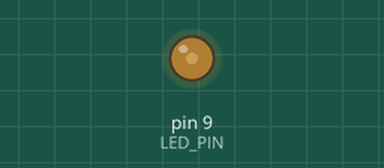
Simulated run of this sketch. Board: Arduino Uno, built with avr-gcc and run on an emulated ATmega328P. On the bench: output pins drawn as LEDs (lit = HIGH).

Above: at 0.05 s.
At 0.4 s:
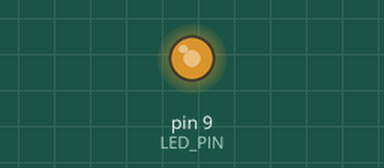
At 0.75 s:
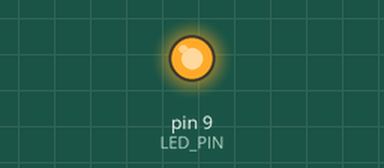
Timing chart, 0 to 3.0 s (numbered marks = the images above):
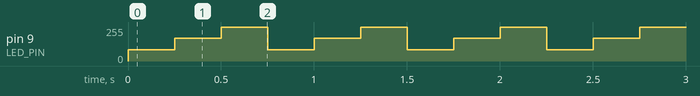

Measured:
- by itself, pin 9 (LED_PIN): repeats every 0.75 s: 170/255 0.25 s, 255/255 0.25 s, 85/255 0.25 s

The sketch:

diod_different_blink.ino
```cpp
/*
 * Got task from http://wiki.amperka.ru/%D0%BA%D0%BE%D0%BD%D1%81%D0%BF%D0%B5%D0%BA%D1%82-arduino:%D0%BC%D0%B0%D1%8F%D1%87%D0%BE%D0%BA-%D1%81-%D0%BD%D0%B0%D1%80%D0%B0%D1%81%D1%82%D0%B0%D1%8E%D1%89%D0%B5%D0%B9-%D1%8F%D1%80%D0%BA%D0%BE%D1%81%D1%82%D1%8C%D1%8E
*/

#define LED_PIN 9
#define HIGH_LED_LIGHT 255
#define LOW_LED_LIGHT HIGH_LED_LIGHT * 1 / 3
#define MEDIUM_LED_LIGHT HIGH_LED_LIGHT * 2 / 3
#define STEP_DELAY 250

void setup() {
  pinMode(LED_PIN, OUTPUT);
}

void loop() {
  analogWrite(LED_PIN, LOW_LED_LIGHT);
  delay(STEP_DELAY);

  analogWrite(LED_PIN, MEDIUM_LED_LIGHT);
  delay(STEP_DELAY);

  analogWrite(LED_PIN, HIGH_LED_LIGHT);
  delay(STEP_DELAY);
}
```
